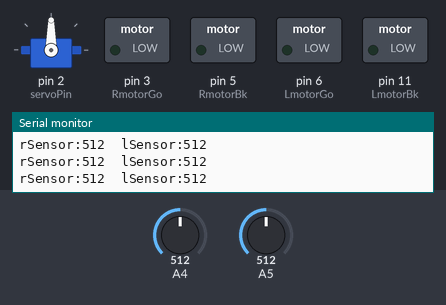
A sketch run on a simulated Arduino Uno, built with avr-gcc and run on an emulated ATmega328P. Shown: servo, switched loads named in the sketch (green lamp = pin HIGH), the last lines printed to the serial monitor. The test bench sets the inputs (shaded band); at power-on: A4 = 512, A5 = 512.

Above: at 4.8 s.
4.9 s: A4 set to 110
At 5.8 s:
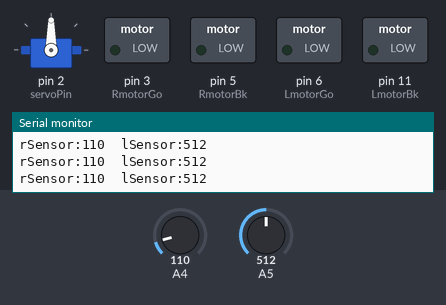
7.9 s: A4 set to 91
At 8.5 s:
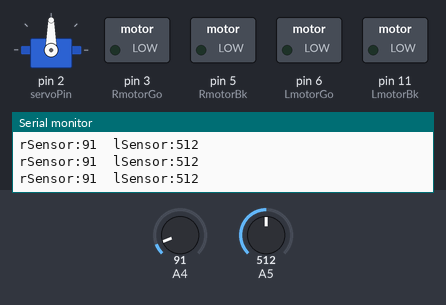
9.4 s: A5 set to 107
Timing chart, 0 to 10.4 s (numbered marks = the images above; inputs shaded):
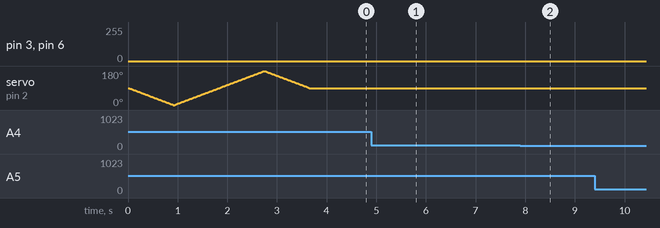

Measured:
- after the input at 4.9 s, pin 3 (RmotorGo): stays 0/255 (without the input it goes to 77/255 after 2.0 s); pin 6 (LmotorGo): stays 0/255 (without the input it goes to 160/255 after 2.0 s)
- after the input at 7.9 s, pin 3 (RmotorGo): stays 0/255 (without the input it goes to 77/255 after 1.0 s); pin 6 (LmotorGo): stays 0/255 (without the input it goes to 160/255 after 1.0 s)

The sketch:

20181212BT_AiTracker.ino
```cpp
#include <SoftwareSerial.h>
#include <Servo.h>
Servo S1;
SoftwareSerial bt(7, 8);

int servoPin = 2;
int RmotorGo = 3;
int RmotorBk = 5;
int LmotorGo = 6;
int LmotorBk = 11;
int rSpeed = 77;
int lSpeed = 80;
int trig = 9;
int echo = 10;
int ledState = 1;
int carState = 0;
int carGo = 1;
int speedVar = 1;
unsigned long time;

void setup() {
  pinMode(RmotorGo, OUTPUT);
  pinMode(RmotorBk, OUTPUT);
  pinMode(LmotorGo, OUTPUT);
  pinMode(LmotorBk, OUTPUT);
  pinMode(trig, OUTPUT);
  pinMode(echo, INPUT);
  S1.attach(servoPin);
  bt.begin(38400);
  Serial.begin(38400);
  while (!Serial)
  {
    ;
  }
//  Serial.println("BT Starting~~");
// 開機Servo測試
  S1.write(90);
  for (int i = 90; i >= 0; i--)
  {
    S1.write(i);
    delay(10);
  }
  for (int i = 0; i <= 180; i++)
  {
    S1.write(i);
    delay(10);
  }
  for (int i = 180; i >= 90; i--)
  {
    S1.write(i);
    delay(10);
  }
}

void cGo(int i)
{
  digitalWrite(RmotorGo, HIGH);
  analogWrite(RmotorGo, rSpeed * i);
  analogWrite(RmotorBk, 0);
  digitalWrite(LmotorGo, HIGH);
  analogWrite(LmotorGo, lSpeed * i);
  analogWrite(LmotorBk, 0);
}

void cBack(int i)
{
  digitalWrite(RmotorBk, HIGH);
  analogWrite(RmotorBk, rSpeed);
  analogWrite(RmotorGo, 0);
  digitalWrite(LmotorBk, HIGH);
  analogWrite(LmotorBk, lSpeed);
  analogWrite(LmotorGo, 0);
}

void cStop()
{
  analogWrite(RmotorGo, 0);
  analogWrite(RmotorBk, 0);
  analogWrite(LmotorGo, 0);
  analogWrite(LmotorBk, 0);
}

void turnL(int i)
{
  digitalWrite(RmotorGo, HIGH);
  analogWrite(RmotorGo, rSpeed * i);
  analogWrite(RmotorBk, 0);
  digitalWrite(LmotorGo, LOW);
  analogWrite(LmotorGo, 0);
  analogWrite(LmotorBk, 0);
}

void turnR(int i)
{
  digitalWrite(RmotorGo, LOW);
  analogWrite(RmotorGo, 0);
  analogWrite(RmotorBk, 0);
  digitalWrite(LmotorGo, HIGH);
  analogWrite(LmotorGo, lSpeed * i);
  analogWrite(LmotorBk, 0);
}

void turnLF(int i,int j)
{
  digitalWrite(RmotorGo, HIGH);
  analogWrite(RmotorGo, rSpeed * i);
  analogWrite(RmotorBk, 0);
  digitalWrite(LmotorGo, HIGH);
  analogWrite(LmotorGo, lSpeed * j);
  analogWrite(LmotorBk, 0);
}

void turnRF(int i,int j)
{
  digitalWrite(RmotorGo, HIGH);
  analogWrite(RmotorGo, rSpeed * i);
  analogWrite(RmotorBk, 0);
  digitalWrite(LmotorGo, HIGH);
  analogWrite(LmotorGo, lSpeed * j);
  analogWrite(LmotorBk, 0);
}
void spinL(int i)
{
  digitalWrite(RmotorGo, HIGH);
  digitalWrite(RmotorBk, LOW);
  analogWrite(RmotorGo, rSpeed * i);
  analogWrite(RmotorBk, 0);
  digitalWrite(LmotorBk, HIGH);
  digitalWrite(LmotorGo, LOW);
  analogWrite(LmotorBk, lSpeed * i);
  analogWrite(LmotorGo, 0);
}

void spinR(int i)
{
  digitalWrite(LmotorGo, HIGH);
  digitalWrite(LmotorBk, LOW);
  analogWrite(LmotorGo, lSpeed);
  analogWrite(LmotorBk, 0);
  digitalWrite(RmotorBk, HIGH);
  digitalWrite(RmotorGo, LOW);
  analogWrite(RmotorBk, rSpeed);
  analogWrite(RmotorGo, 0);
}

//測距
float dist()
{
  digitalWrite(trig, LOW);
  delayMicroseconds(2);
  digitalWrite(trig, HIGH);
  delayMicroseconds(10);
  return pulseIn(echo, HIGH) / 58.2;
}

//Servo轉至指定角度
void servoTurn(int angle)
{
  int nowAngle = S1.read();
  if (nowAngle > angle)
  {
    for (int i = nowAngle; i >= angle; i--)
    {
      S1.write(i);
      delay(10);
    }
  }
  else
  {
    for (int i = nowAngle; i <= angle; i++)
    {
      S1.write(i);
      delay(10);
    }
  }
}

//避障檢查
void check()
{
  analogWrite(A1, 1024);
  cStop();
  delay(50);
  float distR;
  float distL;
  servoTurn(0);
  distR = dist();
  delay(200);
  servoTurn(180);
  distL = dist();
  delay(200);
  servoTurn(90);

  //    Serial.print("右邊距離：");
  //    Serial.print(distR);
  //    Serial.print("  左邊距離：");
  //    Serial.println(distL);

  if (distR < 20 && distL < 20)
  {
    cBack(1);
    delay(200);
    check();
  }
  else if (distR > distL)
  {
    spinR(2);
    delay(200);
  }
  else
  {
    spinL(2);
    delay(200);
  }
  analogWrite(A1, 0);
  cStop();
  delay(200);
}

//自走模式
void freeGo()
{
  cGo(3);
  delay(2000);
  for (int i = 0; i < 5; i++)
  {
    cBack(2);
    delay(200);
  }
  cStop();
  delay(200);
  for (int i = 0; i < 5; i++)
  {
    turnL(2);
    delay(200);
  }
  cStop();
  delay(200);
  for (int i = 0; i < 5; i++)
  {
    turnR(2);
    delay(200);
  }
  cStop();
  delay(200);
  for (int i = 0; i < 5; i++)
  {
    spinL(3);
    delay(200);
  }
  delay(500);
  for (int i = 0; i < 5; i++)
  {
    spinR(3);
    delay(200);
  }
  delay(500);
}

void loop()
{
  time = millis();
  int rPass = 0;
  int lPass = 0;
  int rSensor = analogRead(A4);
  int lSensor = analogRead(A5);

  if (ledState == 1)
  {
    if (carGo == 1)
    {
      if (rSensor < 500)
      {
        if (lSensor < 500)
          cGo(speedVar);
        else if (lSensor > 500)
        {
          turnRF(speedVar, speedVar * 2);
          if (rPass = 0)
            lPass = 1;
          else
            lPass = 2;
        }
      }
      else if (lSensor < 500)
      {
        if (rSensor < 500)
          cGo(speedVar);
        else if (rSensor > 500)
        {
          turnLF(speedVar, speedVar * 2);
          if (lPass = 0)
            rPass = 1;
          else
            rPass = 2;
        }
      }
      if (rPass > lPass)
        turnRF(speedVar, speedVar * 2);
      else
        turnLF(speedVar, speedVar * 2);
    }
  }

  Serial.print("rSensor:");
  Serial.print(rSensor);
  Serial.print("  lSensor:");
  Serial.println(lSensor);
  //  delay(500);
}
```
